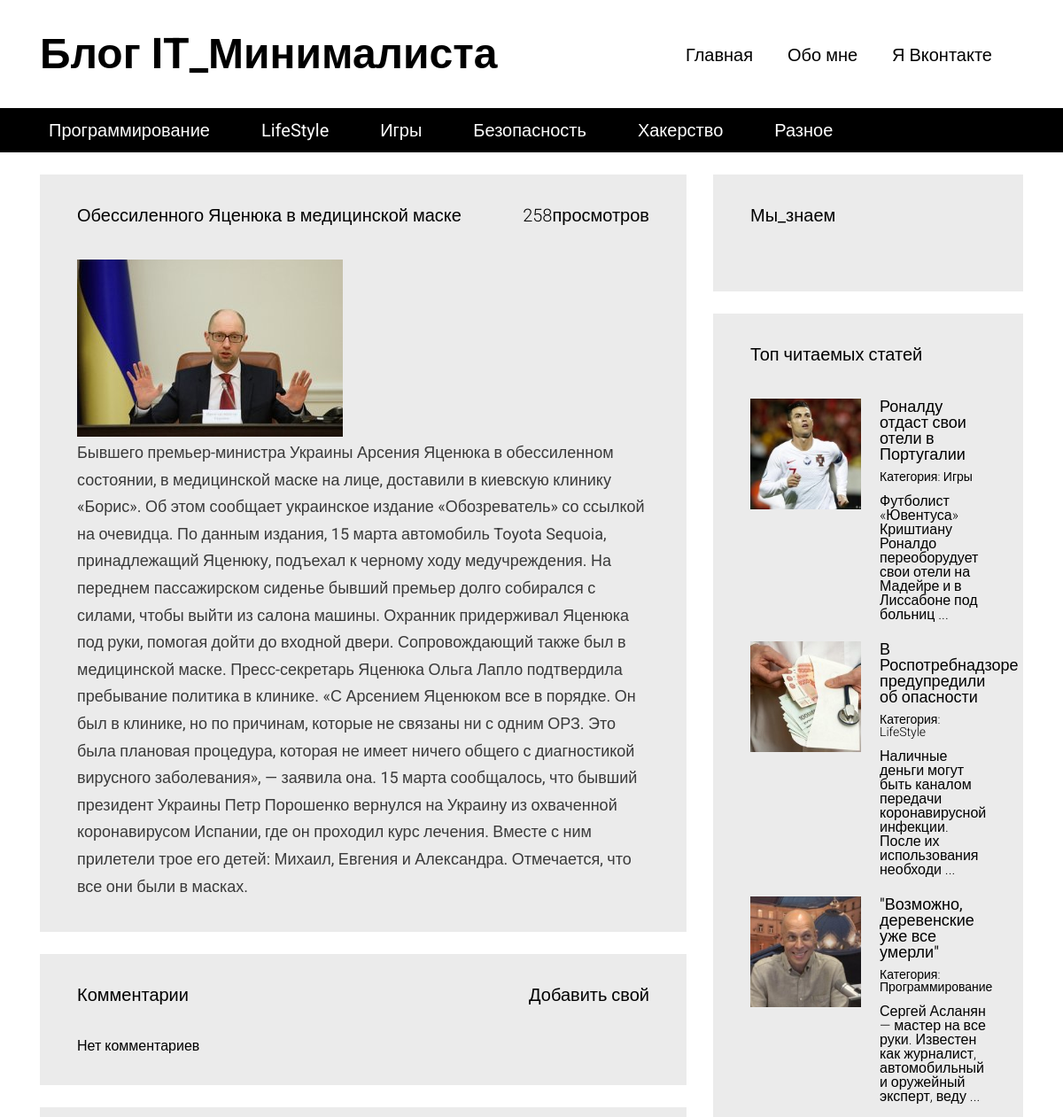
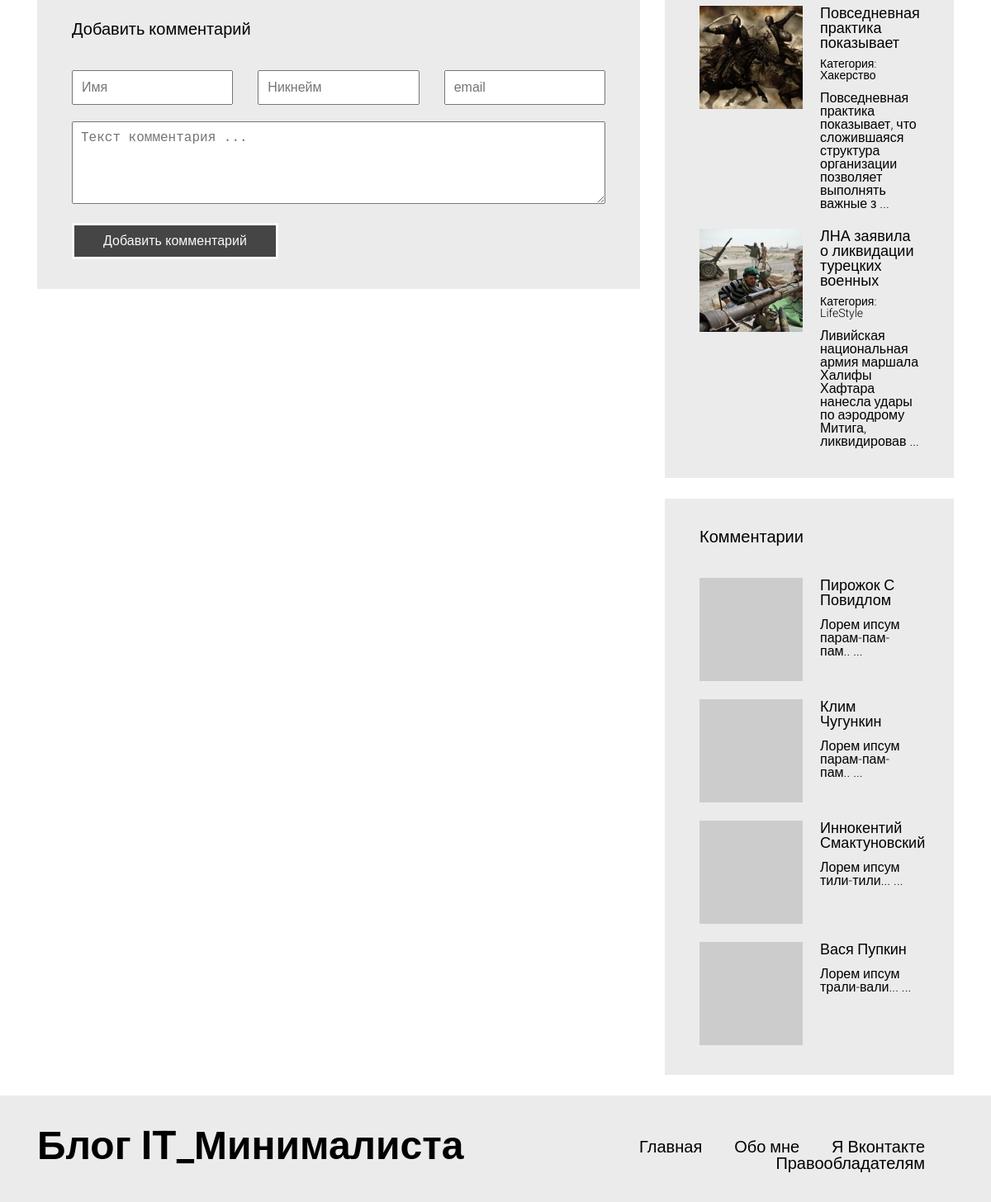
The app's page /article.php?id=8 with its own data (2 pictures, top to bottom).
### tables this page shows
CREATE TABLE `articles_categories` (
  `id` int(11) NOT NULL,
  `title` varchar(100) NOT NULL
);

CREATE TABLE `articles` (
  `id` int(11) NOT NULL,
  `title` varchar(255) DEFAULT NULL,
  `image` varchar(100) NOT NULL,
  `text` text DEFAULT NULL,
  `categorie_id` int(11) NOT NULL,
  `pubdate` datetime NOT NULL DEFAULT current_timestamp(),
  `views` int(11) NOT NULL DEFAULT 0
);

CREATE TABLE `comments` (
  `id` int(11) NOT NULL,
  `autor` varchar(100) NOT NULL,
  `nickname` varchar(100) NOT NULL,
  `email` varchar(255) NOT NULL,
  `text` text NOT NULL,
  `pubdate` datetime NOT NULL DEFAULT current_timestamp(),
  `articles_id` int(11) NOT NULL
);

### includes/config.php (called while the page is built, shortened)
<?php
$config = array(
    'title' => 'Блог IT_Минималиста',
    'vk_url' => 'https://vk.com/',
    'db' => array(
        'server' => 'localhost',
        'username' => 'root',
        'password' => '',
        'name' => 'blog'
    )
);

### article.php (the view, shortened to what this page needs)
<?php
require "includes/config.php";
?>
<!DOCTYPE html>
<html lang="en">
<head>
  <link rel="stylesheet" type="text/css" href="/media/assets/bootstrap-grid-only/css/grid12.css">
  <link rel="stylesheet" type="text/css" href="/media/css/style.css">
</head>
<body>
  <div id="wrapper">
  <?php include "includes/header.php"; ?>
    <?php
    $article = mysqli_query($connection, "SELECT * FROM `articles` WHERE `id` =" . (int) $_GET['id']);
        if (mysqli_num_rows($article) <= 0) {
        ?>
    <div id="content">
        <div class="container">
        <div class="row">
            <section class="content__left col-md-8">
            <div class="block">
                <h3>Статья не найдена!</h3>
                <div class="block__content">
                <div class="full-text">
                    Запрашиваемая Вами статья не существует.
                </div>
                </div>
            </div>
            </section>
            <section class="content__right col-md-4">
            <?php include "includes/sidebar.php"; ?>
            </section>
        </div>
        </div>
    </div>
    <?php
    } else {
        $art = mysqli_fetch_assoc($article);
        mysqli_query($connection, "UPDATE `articles` SET `views` = `views` + 1 WHERE `id` = " . (int) $art['id']);
        ?>
<div id="content">
    <div class="container">
        <div class="row">
            <section class="content__left col-md-8">
            <div class="block">
                <a><?php echo $art['views']; ?>просмотров</a>
                <h3><?php echo $art['title']; ?></h3>
                <div class="block__content">
                <img src="static/images/<?php echo $art['image']; ?>" style="max-width: 100%;">
                <div class="full-text">
                <?php echo $art['text']; ?></div>
                </div>
                </div>
                <div class="block">
                <a href="#comment_add_form">Добавить свой</a>
                <h3>Комментарии</h3>
                <div class="block__content">
                <div class="articles articles__vertical">
                <?php
                    $comments = mysqli_query($connection, "SELECT * FROM `comments` WHERE `articles_id` =" . (int) $art['id'] . " ORDER BY `id` DESC");
                    if( mysqli_num_rows($comments) <= 0 )
                    {
                        echo "Нет комментариев";
                    }
                    ?>
                </div>
            </div>
            </div>
            <div class="block" id="comment-add-form">
            <h3>Добавить комментарий</h3>
              <div class="block__content">
                <form class="form" method="POST" action="/article.php?id=<?php echo $art['id']; ?> #comment-add-form">
                  <div class="form__group">
                    <div class="row">
                      <div class="col-md-4">
                        <input type="text" class="form__control" required="" name="name" placeholder="Имя" value= "<?php $_POST['name']; ?>">
                      </div>
                      <div class="col-md-4">
                        <input type="text" class="form__control" required="" name="nickname" placeholder="Никнейм" value= "<?php $_POST['Никнейм']; ?>">
                      </div>
                      <div class="col-md-4">
                        <input type="text" class="form__control" required="" name="email" placeholder="email" value= "<?php $_POST['email']; ?>">
                      </div>
                    </div>
                  </div>
                  <div class="form__group">
                    <textarea name="text" required="" class="form__control" placeholder="Текст комментария ..."><?php $_POST['text']; ?></textarea>
                  </div>
                  <div class="form__group">
                    <input type="submit" class="form__control" name="do_post" value="Добавить комментарий">
                  </div>
                </form>
              </div>
            </div>
            </section>
            <section class="content__right col-md-4">
            <?php include "includes/sidebar.php"; ?>
            </section>
        </div>
    </div>
</div>
    <?php
        }
    ?>
    <?php include "includes/footer.php"; ?>
  </div>
</body>
</html>

### includes/header.php
<header id="header">
    <div class="header__top">
    <div class="container">
        <div class="header__top__logo">
        <h1><?php echo $config['title']; ?></h1>
        </div>
        <nav class="header__top__menu">
        <ul>
            <li><a href="/">Главная</a></li>
            <li><a href="/pages/about_me.php">Обо мне</a></li>
            <li><a href="<?php echo $config['vk_url']; ?>">Я Вконтакте</a></li>
        </ul>
        </nav>
    </div>
    </div>
    <?php
        $categories = mysqli_query($connection, "SELECT * FROM `articles_categories`");
    ?>
    <div class="header__bottom">
    <div class="container">
        <nav>
        <ul>
            <?php
                while( $cat = mysqli_fetch_assoc($categories) )
                {
                    ?>
                    <li><a href="/articles.php?categorie=<?php echo $cat['id']; ?>"><?php echo $cat['title']; ?></a></li>
                    <?php
                }
            ?>
        </ul>
        </nav>
    </div>
    </div>
</header>

### includes/sidebar.php (shortened to what this page needs)
<div class="block">
    <h3>Мы_знаем</h3>
    <div class="block__content">
    </div>
</div>
<div class="block">
    <h3>Топ читаемых статей</h3>
    <div class="block__content">
    <div class="articles articles__vertical">
    <?php
        $articles = mysqli_query($connection, "SELECT * FROM `articles` ORDER BY `views` DESC LIMIT 5");
        while ( $art = mysqli_fetch_assoc($articles) )
        {
        ?>
        <article class="article">
        <div class="article__image" style="background-image: url(/static/images/<?php echo $art['image']; ?>);"></div>
        <div class="article__info">
            <a href="article.php?id=<?php echo $art['id']; ?>"><?php echo $art['title']; ?></a>
            <div class="article__info__meta">
            <?php
                $art_cat = false;
                foreach( $categories as $cat )
                {
                if( $cat['id'] == $art['categorie_id'])
                {
                    $art_cat = $cat;
                break;
                }
                }
            ?>
            <small>Категория: <a href="/articles.php?categorie=<?php echo $art_cat['id']; ?>"><?php echo $art_cat['title']; ?></a></small>
            </div>
            <div class="article__info__preview"><?php echo mb_substr(strip_tags($art['text']), 0, 100, 'utf-8') . ' ...';  ?></div>
        </div>
        </article>
        <?php
        }
        ?>
    </div>
    </div>
</div>
<div class="block">
    <h3>Комментарии</h3>
    <div class="block__content">
    <div class="articles articles__vertical">
    <?php
        $comments = mysqli_query($connection, "SELECT * FROM `comments` ORDER BY `id` DESC LIMIT 5");
        while ( $comment = mysqli_fetch_assoc($comments) )
        {
        ?>
        <article class="article">
        <div class="article__image" style="background-image: url(https://s.gravatar.com/avatar/<?php echo md5($comment['email']); ?>?s=80);"></div>
        <div class="article__info">
            <a href="article.php?id=<?php echo $comment['articles_id']; ?>"><?php echo $comment['autor']; ?></a>
            <div class="article__info__preview"><?php echo mb_substr(strip_tags($comment['text']), 0, 100, 'utf-8') . ' ...';  ?></div>
        </div>
        </article>
        <?php
        }
        ?>
    </div>
    </div>
</div>

### media/css/style.css (style rules this page uses)
html, body, div, span, applet, object, iframe, h1, h2, h3, h4, h5, h6, p, blockquote, pre, a, abbr, acronym, address, big, cite, code, del, dfn, em, img, ins, kbd, q, s, samp, small, strike, strong, sub, sup, tt, var, b, u, i, center, dl, dt, dd, ol, ul, li, fieldset, form, label, legend, table, caption, tbody, tfoot, thead, tr, th, td, article, aside, canvas, details, embed, figure, figcaption, footer, header, hgroup, menu, nav, output, ruby, section, summary, time, mark, audio, video { margin: 0; padding: 0; border: 0; font-size: 100%; font: inherit; vertical-align: baseline; }
article, aside, details, figcaption, figure, footer, header, hgroup, menu, nav, section { display: block; }
body { line-height: 1; }
ol, ul { list-style: none; }
h1 { font-size: 48px; font-weight: bold; }
h3 { font-size: 20px; font-weight: bold; }
body { font-family: 'Roboto', sans-serif; }
#header { margin-bottom: 25px; }
#header .header__top { padding: 37px 0; }
#header .header__top .header__top__logo { float: left; }
#header .header__top .header__top__menu { padding-top: 15px; text-align: right; }
#header .header__top .header__top__menu ul > li { display: inline-block; margin-right: 35px; }
#header .header__top .header__top__menu ul > li > a { font-size: 20px; text-decoration: none; color: black; }
#header .header__bottom { height: 50px; background-color: black; line-height: 50px; }
#header .header__bottom nav ul > li { display: inline-block; margin-right: 34px; }
#header .header__bottom nav ul > li > a { color: white; font-size: 20px; text-decoration: none; padding: 3px 10px; }
.block { background-color: #ebebeb; padding: 36px 42px; margin-bottom: 25px; }
.block > h3 { font-weight: normal; }
.block > a { float: right; font-size: 20px; color: black; text-decoration: none; font-weight: 300; }
.block .block__content { padding-top: 40px; }
.articles.articles__vertical .article { margin-bottom: 22px; }
.articles .article:last-child { margin-bottom: 0; }
.articles .article:after { visibility: hidden; display: block; font-size: 0; content: " "; clear: both; height: 0; }
.articles .article .article__image { width: 125px; height: 125px; overflow: hidden; background-color: black; float: left; background-repeat: no-repeat; background-size: cover; background-position: center center; }
.articles .article .article__info { margin-left: 125px; padding-left: 21px; }
.articles .article .article__info > a { color: black; font-size: 18px; font-weight: normal; text-decoration: none; }
.articles .article .article__info > .article__info__meta { font-size: 14px; font-weight: 300; margin-top: 9px; margin-bottom: 13px; }
.articles .article .article__info > .article__info__meta a { color: black; text-decoration: none; }
.articles .article .article__info > .article__info__preview { font-size: 16px; font-weight: 300; }
.full-text { font-size: 18px; color: #3a3a3a; line-height: 1.7em; }
.form .form__group { margin-bottom: 20px; }
.form .form__group:last-child { margin-bottom: 0; }
.form .form__control { width: 100%; padding: 10px; font-size: 16px; outline: none; }
.form textarea.form__control { min-height: 100px; }
.form input[type="submit"].form__control { background-color: black; color: white; border: 3px solid white; width: 250px; opacity: 0.7; }

### records on screen
articles_categories: title "Программирование"
articles_categories: title "LifeStyle"
articles_categories: title "Игры"
articles_categories: title "Безопасность"
articles_categories: title "Хакерство"
articles_categories: title "Разное"
articles: views "258", title "Обессиленного Яценюка в медицинской маске", image (picture), text "Бывшего премьер-министра Украины Арсения Яценюка в обессиленном состоянии, в медицинской маске на лице, доставили в киевскую клинику «Борис». Об этом сообщает украинское издание «Обозреватель» со ссылкой на очевидца. По данным издания, 15 марта автомобиль Toyota Sequoia, принадлежащий Яценюку, подъехал к черному ходу медучреждения. На переднем пассажирском сиденье бывший премьер долго собирался с силами, чтобы выйти из салона машины. Охранник придерживал Яценюка под руки, помогая дойти до входной двери. Сопровождающий также был в медицинской маске. Пресс-секретарь Яценюка Ольга Лапло подтвердила пребывание политика в клинике. «С Арсением Яценюком все в порядке. Он был в клинике, но по…"
articles: image (picture), title "Роналду отдаст свои отели в Португалии", text "Футболист «Ювентуса» Криштиану Роналдо переоборудует свои отели на Мадейре и в Лиссабоне под больниц"
articles: image (picture), title "В Роспотребнадзоре предупредили об опасности", text "Наличные деньги могут быть каналом передачи коронавирусной инфекции. После их использования необходи"
articles: image (picture), title "\"Возможно, деревенские уже все умерли\"", text "Сергей Асланян — мастер на все руки. Известен как журналист, автомобильный и оружейный эксперт, веду"
articles: image (picture), title "Повседневная практика показывает", text "Повседневная практика показывает, что сложившаяся структура организации позволяет выполнять важные з"
articles: image (picture), title "ЛНА заявила о ликвидации турецких военных", text "Ливийская национальная армия маршала Халифы Хафтара нанесла удары по аэродрому Митига, ликвидировав"
comments: autor "Пирожок С Повидлом", text "Лорем ипсум парам-пам-пам.."
comments: autor "Клим Чугункин", text "Лорем ипсум парам-пам-пам.."
comments: autor "Иннокентий Смактуновский", text "Лорем ипсум тили-тили..."
comments: autor "Вася Пупкин", text "Лорем ипсум трали-вали..."

### other values on screen
$config['title'] "Блог IT_Минималиста"
